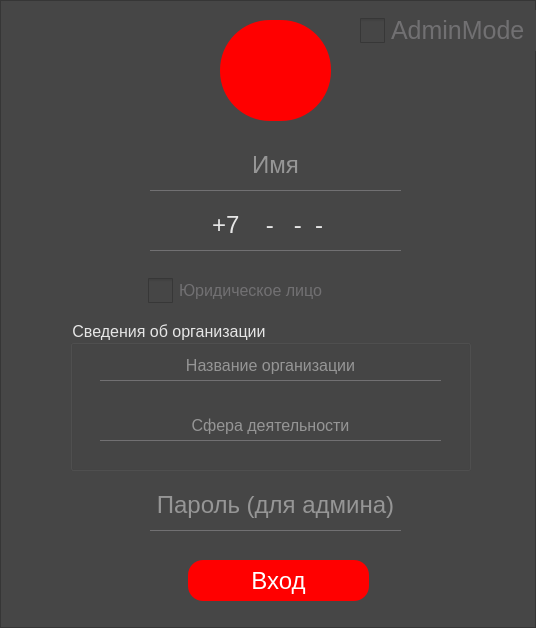
<?xml version="1.0" encoding="UTF-8"?>
<ui version="4.0">
 <class>LoginForm</class>
 <widget class="QWidget" name="LoginForm">
  <property name="geometry">
   <rect>
    <x>0</x>
    <y>0</y>
    <width>536</width>
    <height>628</height>
   </rect>
  </property>
  <property name="windowTitle">
   <string>Вход</string>
  </property>
  <property name="styleSheet">
   <string notr="true"/>
  </property>
  <widget class="QFrame" name="frame">
   <property name="geometry">
    <rect>
     <x>0</x>
     <y>0</y>
     <width>536</width>
     <height>628</height>
    </rect>
   </property>
   <property name="styleSheet">
    <string notr="true">*{
font-family: сentury gothic;
font-size: 24px;
background-color: rgb(70, 70, 70);
}

QLineEdit
{
background: transparent;
border: none;
color: #e6e6e6;
border-bottom: 1px solid #717072;
}
</string>
   </property>
   <property name="frameShape">
    <enum>QFrame::StyledPanel</enum>
   </property>
   <property name="frameShadow">
    <enum>QFrame::Raised</enum>
   </property>
   <widget class="QLineEdit" name="nameLineEdit">
    <property name="geometry">
     <rect>
      <x>150</x>
      <y>140</y>
      <width>251</width>
      <height>51</height>
     </rect>
    </property>
    <property name="focusPolicy">
     <enum>Qt::ClickFocus</enum>
    </property>
    <property name="toolTip">
     <string notr="true"/>
    </property>
    <property name="toolTipDuration">
     <number>-1</number>
    </property>
    <property name="text">
     <string/>
    </property>
    <property name="maxLength">
     <number>25</number>
    </property>
    <property name="alignment">
     <set>Qt::AlignCenter</set>
    </property>
    <property name="placeholderText">
     <string>Имя</string>
    </property>
   </widget>
   <widget class="QLabel" name="imageLabel">
    <property name="geometry">
     <rect>
      <x>220</x>
      <y>20</y>
      <width>111</width>
      <height>101</height>
     </rect>
    </property>
    <property name="styleSheet">
     <string notr="true">*{
	background-color: red;
	border-radius: 50px;
}</string>
    </property>
    <property name="text">
     <string/>
    </property>
    <property name="pixmap">
     <pixmap resource="res.qrc">:/images/user.png</pixmap>
    </property>
    <property name="scaledContents">
     <bool>false</bool>
    </property>
    <property name="alignment">
     <set>Qt::AlignCenter</set>
    </property>
   </widget>
   <widget class="QLineEdit" name="telephoneNumberLineEdit">
    <property name="geometry">
     <rect>
      <x>150</x>
      <y>200</y>
      <width>251</width>
      <height>51</height>
     </rect>
    </property>
    <property name="focusPolicy">
     <enum>Qt::ClickFocus</enum>
    </property>
    <property name="inputMask">
     <string>+7 000-000-00-00</string>
    </property>
    <property name="text">
     <string>+7 ---</string>
    </property>
    <property name="maxLength">
     <number>16</number>
    </property>
    <property name="alignment">
     <set>Qt::AlignCenter</set>
    </property>
    <property name="placeholderText">
     <string>Номер телефона</string>
    </property>
   </widget>
   <widget class="QLineEdit" name="passwordLineEdit">
    <property name="enabled">
     <bool>false</bool>
    </property>
    <property name="geometry">
     <rect>
      <x>150</x>
      <y>480</y>
      <width>251</width>
      <height>51</height>
     </rect>
    </property>
    <property name="focusPolicy">
     <enum>Qt::ClickFocus</enum>
    </property>
    <property name="text">
     <string/>
    </property>
    <property name="maxLength">
     <number>35</number>
    </property>
    <property name="echoMode">
     <enum>QLineEdit::Password</enum>
    </property>
    <property name="alignment">
     <set>Qt::AlignCenter</set>
    </property>
    <property name="readOnly">
     <bool>false</bool>
    </property>
    <property name="placeholderText">
     <string>Пароль (для админа)</string>
    </property>
   </widget>
   <widget class="QCheckBox" name="setAdminModeCheckBox">
    <property name="enabled">
     <bool>true</bool>
    </property>
    <property name="geometry">
     <rect>
      <x>360</x>
      <y>10</y>
      <width>181</width>
      <height>41</height>
     </rect>
    </property>
    <property name="styleSheet">
     <string notr="true">QCheckBox
{
font-size: 25px;
color: #717072
}

QCheckBox::indicator
{
width: 25px;
height: 25px;
}

QCheckBox:hover
{
color: #f8f8f8;
}

QCheckBox::indicator:unchecked
{
image: url(:/images/unchecked_checkbox.png);
}

QCheckBox::indicator:checked
{
image: url(:/images/checked_checkbox.png);
}

QCheckBox::indicator:unchecked:hover, QCheckBox::indicator:unchecked:pressed
{
	image: url(:/images/unchecked_checkbox_hover.png);
}

QCheckBox::indicator:checked:hover, QCheckBox::indicator:checked:pressed
{	
	image: url(:/images/checked_checkbox_hover.png);
}</string>
    </property>
    <property name="text">
     <string>AdminMode</string>
    </property>
   </widget>
   <widget class="QLabel" name="correctnessStatusTelephoneLineEditLabel">
    <property name="geometry">
     <rect>
      <x>420</x>
      <y>205</y>
      <width>41</width>
      <height>41</height>
     </rect>
    </property>
    <property name="text">
     <string/>
    </property>
    <property name="scaledContents">
     <bool>false</bool>
    </property>
   </widget>
   <widget class="QLabel" name="correctnessStatusNameLineEditLabel">
    <property name="geometry">
     <rect>
      <x>420</x>
      <y>145</y>
      <width>41</width>
      <height>41</height>
     </rect>
    </property>
    <property name="text">
     <string/>
    </property>
    <property name="scaledContents">
     <bool>false</bool>
    </property>
   </widget>
   <widget class="QPushButton" name="loginPushButton">
    <property name="geometry">
     <rect>
      <x>188</x>
      <y>560</y>
      <width>181</width>
      <height>41</height>
     </rect>
    </property>
    <property name="styleSheet">
     <string notr="true">QPushButton
{
background: red;
border-radius: 60px;
font-family: сentury gothic;
font-size: 24px;
color: white;
border-radius: 15px;
}

QPushButton:hover
{
color: #333;
border-radius: 15px;
background: #49ebff;
}</string>
    </property>
    <property name="text">
     <string>Вход</string>
    </property>
   </widget>
   <widget class="QGroupBox" name="infoAboutCompanyGroupBox">
    <property name="enabled">
     <bool>false</bool>
    </property>
    <property name="geometry">
     <rect>
      <x>70</x>
      <y>320</y>
      <width>401</width>
      <height>151</height>
     </rect>
    </property>
    <property name="styleSheet">
     <string notr="true">*
{
color: #e6e6e6;
font-size: 16px;
}

</string>
    </property>
    <property name="title">
     <string>Сведения об организации</string>
    </property>
    <widget class="QLineEdit" name="companyNameLineEdit">
     <property name="geometry">
      <rect>
       <x>30</x>
       <y>30</y>
       <width>341</width>
       <height>31</height>
      </rect>
     </property>
     <property name="focusPolicy">
      <enum>Qt::ClickFocus</enum>
     </property>
     <property name="toolTip">
      <string notr="true"/>
     </property>
     <property name="toolTipDuration">
      <number>-1</number>
     </property>
     <property name="text">
      <string/>
     </property>
     <property name="maxLength">
      <number>35</number>
     </property>
     <property name="alignment">
      <set>Qt::AlignCenter</set>
     </property>
     <property name="placeholderText">
      <string>Название организации</string>
     </property>
    </widget>
    <widget class="QLineEdit" name="fieldOfCompanyLineEdit">
     <property name="geometry">
      <rect>
       <x>30</x>
       <y>90</y>
       <width>341</width>
       <height>31</height>
      </rect>
     </property>
     <property name="focusPolicy">
      <enum>Qt::ClickFocus</enum>
     </property>
     <property name="toolTip">
      <string notr="true"/>
     </property>
     <property name="toolTipDuration">
      <number>-1</number>
     </property>
     <property name="text">
      <string/>
     </property>
     <property name="maxLength">
      <number>35</number>
     </property>
     <property name="alignment">
      <set>Qt::AlignCenter</set>
     </property>
     <property name="placeholderText">
      <string>Сфера деятельности</string>
     </property>
    </widget>
   </widget>
   <widget class="QCheckBox" name="isTheOrganizationCheckBox">
    <property name="enabled">
     <bool>true</bool>
    </property>
    <property name="geometry">
     <rect>
      <x>148</x>
      <y>270</y>
      <width>181</width>
      <height>41</height>
     </rect>
    </property>
    <property name="styleSheet">
     <string notr="true">QCheckBox
{
font-size: 16px;
color: #717072
}

QCheckBox::indicator
{
width: 25px;
height: 25px;
}

QCheckBox:hover
{
color: #f8f8f8;
}

QCheckBox::indicator:unchecked
{
image: url(:/images/unchecked_checkbox.png);
}

QCheckBox::indicator:checked
{
image: url(:/images/checked_checkbox.png);
}

QCheckBox::indicator:unchecked:hover, QCheckBox::indicator:unchecked:pressed
{
	image: url(:/images/unchecked_checkbox_hover.png);
}

QCheckBox::indicator:checked:hover, QCheckBox::indicator:checked:pressed
{	
	image: url(:/images/checked_checkbox_hover.png);
}</string>
    </property>
    <property name="text">
     <string>Юридическое лицо</string>
    </property>
   </widget>
  </widget>
 </widget>
 <resources>
  <include location="res.qrc"/>
 </resources>
 <connections/>
</ui>
